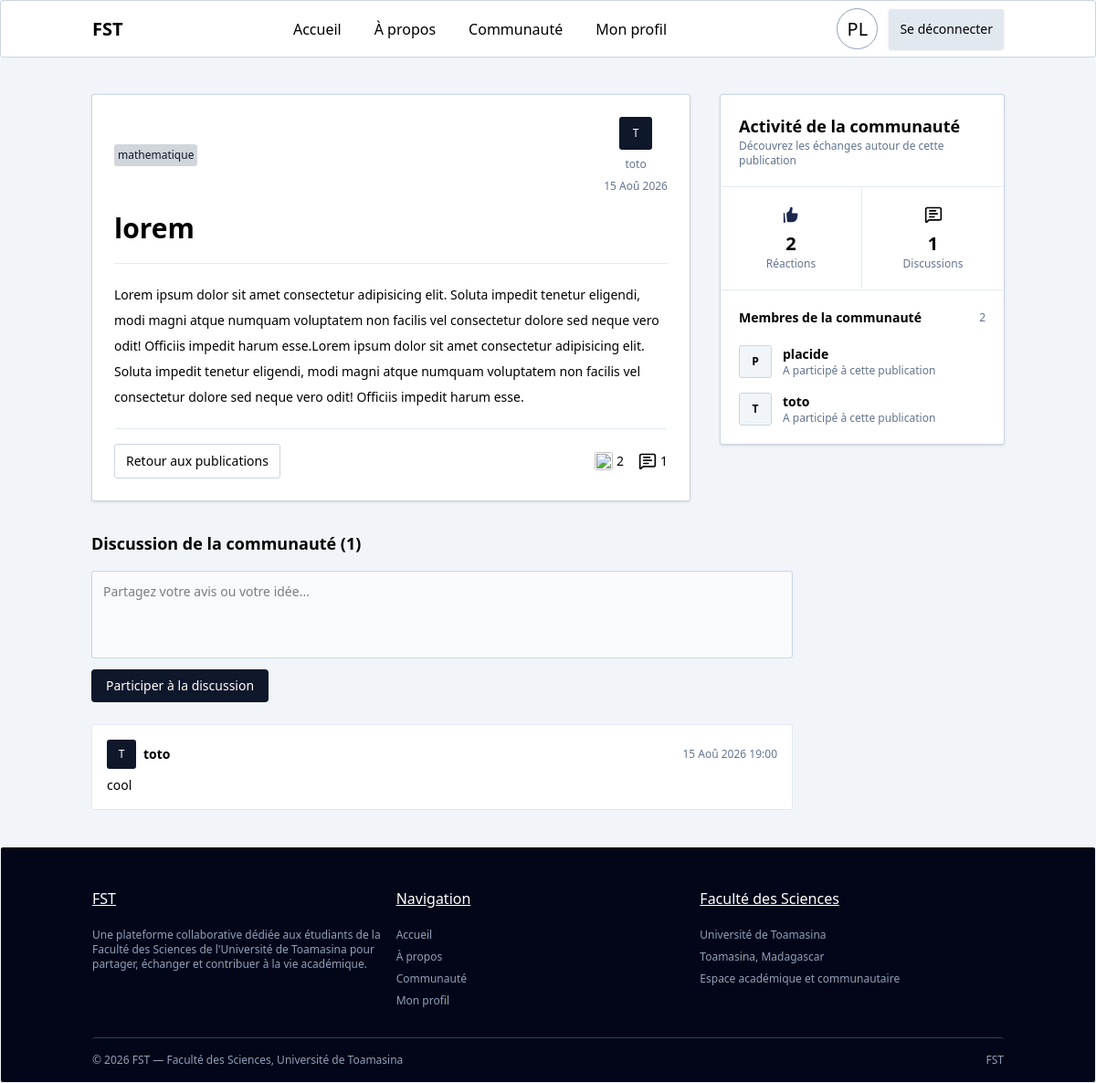
/764b233d-09ca-46e0-a957-a9a99cbe4238/ (signed in), run on the app's committed database.
### core/models.py (models this page shows, shortened)
class Post(models.Model):
    id = models.UUIDField(default=uuid.uuid4,editable=False,unique=True,primary_key=True)
    title = models.CharField(max_length=255)
    content = models.TextField()
    user = models.ForeignKey(User,on_delete=models.CASCADE,related_name="posts")
    category = models.ForeignKey(Category,on_delete=models.SET_NULL,null=True,blank=True,related_name="posts")
    created_at = models.DateTimeField(auto_now_add=True)

class Category(models.Model):
    name = models.CharField(max_length=100,unique=True)

class Reaction(models.Model):
    user = models.ForeignKey(User, on_delete=models.CASCADE, related_name="reactions")
    post = models.ForeignKey(Post, on_delete=models.CASCADE, related_name="reactions")

class Comment(models.Model):
    content = models.TextField()
    user = models.ForeignKey(User,on_delete=models.CASCADE,related_name="comments")
    post = models.ForeignKey(Post,on_delete=models.CASCADE,related_name="comments")
    created_at = models.DateTimeField(auto_now_add=True)

### core/views/blog.py (the view)
# urls.py: path('<uuid:id>/', views.show, name='show'),
@login_required
def show(request, id):
    post = get_object_or_404(Post, id=id)
    return render(request, 'core/blog/blog_show.html', {'post': post})

### core/templates/core/blog/blog_show.html (shortened to what this page needs)
{% extends 'base.html' %}
{% load static %}
{% block content %}
<div class="px-25 py-10">
    <div class="grid grid-cols-3 gap-8 items-start">
        <div class="col-span-2">
            <div class="flex flex-col gap-5 border border-slate-300 rounded p-6 bg-white shadow-sm">
                <div class="flex justify-between items-center">
                    <span class="text-xs bg-gray-300 p-1 text-gray-900">
                        {{ post.category.name }}
                    </span>
                    <div class="flex flex-col justify-center gap-2 items-center">
                        <div class="w-9 h-9 rounded-full bg-slate-900 text-white flex justify-center items-center text-xs">
                            {{ post.user.username|slice:":1"|upper }}
                        </div>
                        <span class="text-xs text-slate-500">
                            {{ post.user.username }}
                        </span>
                        <span class="text-xs text-slate-500">
                            {{ post.created_at|date:"d M Y" }}
                        </span>
                    </div>
                </div>
                <h1 class="text-3xl font-bold">
                    {{ post.title }}
                </h1>
                <div class="border-t border-slate-200"></div>
                <p class="leading-7 text-sm">
                    {{ post.content }}
                </p>
                <div class="flex justify-between items-center border-t border-slate-200 pt-4">
                    <a href="{% url 'blog' %}" class="text-sm border border-slate-300 px-3 py-2 rounded">
                        Retour aux publications
                    </a>
                    <div class="flex gap-4 items-center">
                        <form action="{% url 'react_post' post.id %}" method="POST" class="react-form">
                            <button type="submit" class="flex gap-1 items-center cursor-pointer">
                                {% if request.user in post.reactions.all %}
                                    <img src="{% static 'icons/like_full.svg' %}" class="w-5 h-5 icon-liked">
                                {% else %}
                                    <img src="{% static 'icons/like.svg' %}" class="w-5 h-5 icon-liked">
                                {% endif %}
                                <span class="text-sm reaction-count">
                                    {{ post.reactions.count }}
                                </span>
                            </button>
                        </form>
                        <div class="flex gap-1 items-center">
                            <img src="{% static 'icons/comment.svg' %}" class="w-5 h-5">
                            <span class="text-sm">
                                {{ post.comments.count }}
                            </span>
                        </div>
                    </div>
                </div>
            </div>
        </div>
        <aside class="col-span-1 sticky top-6">
            <div class="border border-slate-300 rounded bg-white shadow-sm">
                <div class="p-5 border-b border-slate-200">
                    <h2 class="text-lg font-semibold">
                        Activité de la communauté
                    </h2>
                    <p class="text-xs text-slate-500">
                        Découvrez les échanges autour de cette publication
                    </p>
                </div>
                <div class="flex border-b border-slate-200">
                    <div class="w-1/2 flex flex-col justify-center items-center p-5 border-r border-slate-200">
                        <img src="{% static 'icons/like_full.svg' %}" class="w-5 h-5 mb-2">
                        <span class="text-xl font-bold">
                            {{ post.reactions.count }}
                        </span>
                        <span class="text-xs text-slate-500">
                            Réactions
                        </span>
                    </div>
                    <div class="w-1/2 flex flex-col justify-center items-center p-5">
                        <img src="{% static 'icons/comment.svg' %}" class="w-5 h-5 mb-2">
                        <span class="text-xl font-bold">
                            {{ post.comments.count }}
                        </span>
                        <span class="text-xs text-slate-500">
                            Discussions
                        </span>
                    </div>
                </div>
                <div class="p-5">
                    <div class="flex justify-between items-center mb-5">
                        <h3 class="text-sm font-semibold">
                            Membres de la communauté
                        </h3>
                        <span class="text-xs text-slate-500">
                            {{ post.reactions.count }}
                        </span>
                    </div>
                    <div class="flex flex-col gap-4">
                        {% for reaction in post.reactions.all %}
                            <div class="flex items-center gap-3">
                                <div class="w-9 h-9 rounded-full bg-slate-100 border border-slate-300 flex justify-center items-center text-xs font-semibold">
                                    {{ reaction.user.username|slice:":1"|upper }}
                                </div>
                                <div>
                                    <p class="text-sm font-semibold">
                                        {{ reaction.user.username }}
                                    </p>
                                    <p class="text-xs text-slate-500">
                                        A participé à cette publication
                                    </p>
                                </div>
                            </div>
                        {% empty %}
                            <div class="text-center py-5">
                                <p class="text-sm text-slate-500">
                                    Aucun membre n'a encore réagi.
                                </p>
                            </div>
                        {% endfor %}
                    </div>
                </div>
            </div>
        </aside>
    </div>
    <div class="mt-8 max-w-3xl">
        <h2 class="text-lg font-semibold mb-4">
            Discussion de la communauté ({{ post.comments.count }})
        </h2>
        <form action="{% url 'comment_post' post.id %}" method="POST" class="flex flex-col gap-3 mb-6">
            <textarea name="content" placeholder="Partagez votre avis ou votre idée..." class="w-full h-24 resize-none border border-slate-300 bg-slate-50 rounded p-3 text-sm outline-none" required></textarea>
            <div>
                <button type="submit" class="bg-slate-900 text-white text-sm px-4 py-2 rounded cursor-pointer">
                    Participer à la discussion
                </button>
            </div>
        </form>
        <div class="flex flex-col gap-4">
            {% for comment in post.comments.all %}
                <div class="border border-slate-200 rounded p-4 bg-white">
                    <div class="flex justify-between items-center mb-2">
                        <div class="flex items-center gap-2">
                            <div class="w-8 h-8 rounded-full bg-slate-900 text-white flex justify-center items-center text-xs">
                                {{ comment.user.username|slice:":1"|upper }}
                            </div>
                            <span class="text-sm font-semibold">
                                {{ comment.user.username }}
                            </span>
                        </div>
                        <span class="text-xs text-slate-500">
                            {{ comment.created_at|date:"d M Y H:i" }}
                        </span>
                    </div>
                    <p class="text-sm">
                        {{ comment.content }}
                    </p>
                </div>
            {% empty %}
                <div class="border border-slate-200 rounded p-4 text-center text-sm text-slate-500">
                    Aucune discussion pour le moment.
                </div>
            {% endfor %}
        </div>
    </div>
</div>
{% endblock content %}

### templates/includes/header.html
<header class="flex justify-between z-4 sticky top-0 bg-white items-center px-25 py-2 border-slate-300 border">
    <a class="font-bold text-xl" href="{% url 'home' %}">
        FST
    </a>
    <nav class="flex gap-5">
        <a class="hover:bg-slate-100 p-2 rounded {% if request.resolver_match.url_name == 'home' %}bg-slate-100{% endif %}" href="{% url 'home' %}">
            Accueil
        </a>
        <a class="hover:bg-slate-100 p-2 rounded {% if request.resolver_match.url_name == 'about' %}bg-slate-100{% endif %}" href="{% url 'about' %}">
            À propos
        </a>
        <a class="hover:bg-slate-100 p-2 rounded {% if request.resolver_match.url_name == 'blog' %}bg-slate-100{% endif %}" href="{% url 'blog' %}">
            Communauté
        </a>
        {% if user.is_authenticated %}
            <a class="hover:bg-slate-100 p-2 rounded {% if request.resolver_match.url_name == 'profile' %}bg-slate-100{% endif %}" href="{% url 'profile' %}">
                Mon profil
            </a>
        {% endif %}
    </nav>
    {% if user.is_authenticated %}
        <div class="flex justify-center gap-3 items-center">
            <button class="text-start text-xl rounded-full border border-slate-400 flex justify-center items-center h-[45px] w-[45px]">
                {{ request.user.username|slice:":2"|upper }}
            </button>
            <a class="bg-slate-200 text-sm transition duration-200 shadow hover:bg-slate-600 hover:text-white p-3" href="{% url 'logout' %}">
                Se déconnecter
            </a>
        </div>
    {% else %}
        <a class="hover:bg-slate-200 text-sm transition duration-200 shadow bg-slate-600 hover:text-black text-white p-3" href="{% url 'login' %}">
            Se connecter
        </a>
    {% endif %}
</header>

### static/css/app.css (style rules this page uses)
*:not(button) { border-radius: 3px; }

### data on the page
Post: category.name "mathematique", user.username "T", user.username "toto", created_at "15 Aoû 2026", title "lorem", content "Lorem ipsum dolor sit amet consectetur adipisicing elit. Soluta impedit tenetur eligendi, modi magni atque numquam voluptatem non facilis vel consectetur dolore sed neque vero odit! Officiis impedit harum esse.Lorem ipsum dolor sit amet consectetur adipisicing elit. Soluta impedit tenetur eligendi, modi magni atque numquam voluptatem non facilis vel consectetur dolore sed neque vero odit! Officiis impedit harum esse.", reactions.count "2", comments.count "1"
Reaction: user.username "P", user.username "placide"
Reaction: user.username "T", user.username "toto"
Comment: user.username "T", user.username "toto", created_at "15 Aoû 2026 19:00", content "cool"

### other printed values
{{ request.user.username|slice:":2"|upper }} "PL"
